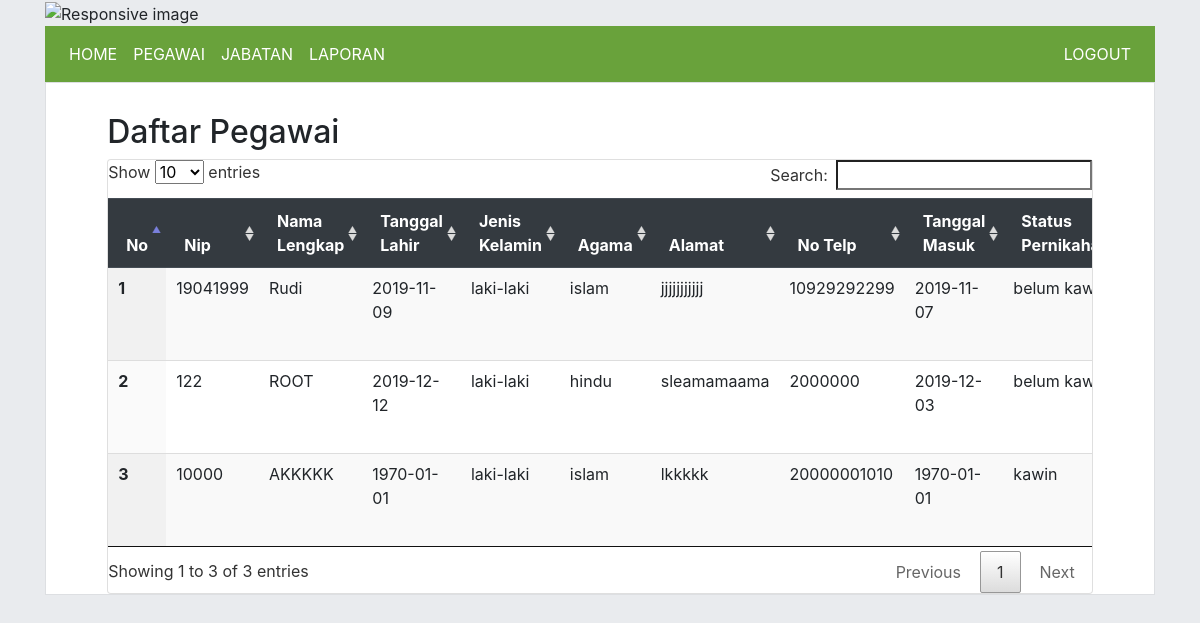
The app's page /backend/tampil_pegawai.php (signed in) with its own data.
### tables this page shows
CREATE TABLE `pegawai` (
  `id` int(11) NOT NULL,
  `nip` varchar(20) NOT NULL,
  `nama_lengkap` varchar(30) NOT NULL,
  `tanggal_lahir` date NOT NULL,
  `jenis_kelamin` varchar(10) NOT NULL,
  `agama` varchar(8) NOT NULL,
  `alamat` text NOT NULL,
  `no_tlp` varchar(14) NOT NULL,
  `tanggal_masuk` date NOT NULL,
  `status_pernikahan` varchar(10) NOT NULL,
  `status_kerja` varchar(50) NOT NULL,
  `jabatan_id` int(11) NOT NULL,
  `gajih_pokok` int(50) NOT NULL,
  `tanggal_pengambilan` date NOT NULL,
  `tunjangan` int(50) NOT NULL
);

### backend/model/proses.php (called while the page is built, shortened)
<?php
    $host = "localhost";
    $username = "root";
    $password = "";
    $db ="penggajian";
    $con = mysqli_connect($host,$username,$password,$db);
    function read($query){
        global $con;
        $rows=[];
        $result = mysqli_query($con,$query);
        if(mysqli_num_rows($result) > 0 ){
            while($row = mysqli_fetch_row($result)){
                $rows[]=$row;
            }
        }
        return $rows;
    }
?>

### backend/tampil_pegawai.php (the view, shortened to what this page needs)
<?php
    include "model/proses.php";
    $data = read("SELECT * FROM `pegawai` INNER JOIN jabatan on pegawai.jabatan_id = jabatan.id");
    include "header.php";
?>
<div class="container">
    <div class="container-fluid home-bg">
        <div class="row justify-content-center">
            <div class="col-md-11">
                <h2>Daftar Pegawai</h2>
                <div class="card">
                    <table class="table table-responsive display" id="pegawai">
                        <thead class="thead-dark">
                            <tr>
                                <th scope="col">No</th>
                                <th scope="col">Nip</th>
                                <th scope="col">Nama Lengkap</th>
                                <th scope="col">Tanggal Lahir</th>
                                <th scope="col">Jenis Kelamin</th>
                                <th scope="col">Agama</th>
                                <th scope="col">Alamat</th>
                                <th scope="col">No Telp</th>
                                <th scope="col">Tanggal Masuk</th>
                                <th scope="col">Status Pernikahan</th>
                            </tr>
                        </thead>
                        <tbody>
                            <?php
                                    $no=1;
                                    foreach ($data as $d) { ?>
                            <tr>
                                <th scope="row"><?=$no ?></th>
                                <td><?=$d[1]?></td>
                                <td><?=$d[2]?></td>
                                <td><?=$d[3]?></td>
                                <td><?=$d[4]?></td>
                                <td><?=$d[5]?></td>
                                <td><?=$d[6]?></td>
                                <td><?=$d[7]?></td>
                                <td><?=$d[8]?></td>
                                <td><?=$d[9]?></td>
                            </tr>
                            <?php
                            $no++;
                            }
                            ?>
                        </tbody>
                    </table>
                </div>
            </div>
        </div>
    </div>
</div>
<?php include "footer.php" ?>

### backend/header.php (shortened to what this page needs)
<!doctype html>
<html lang="en">
  <head>
    <link rel="stylesheet" href="asset/css/bootstrap.css">
    <link rel="stylesheet" href="asset/css/app.css">
  <link rel="stylesheet" href="asset/datatables/DataTables/css/jquery.dataTables.min.css">
  <link rel="stylesheet" type="text/css" href="asset/print.min.css">
  </head>
  <body>
  <?php include "nav.php" ?>

### backend/nav.php (shortened to what this page needs)
<div class="container">
  <img src="asset/image/header2.jpg" class="img-fluid" alt="Responsive image">
  <nav class="navbar navbar-expand-sm">
    <ul class="navbar-nav mr-auto">
      <li class="nav-item">
        <a class="nav-link" href="index.php">HOME</a>
      </li>
      <li class="nav-item dropdown">
        <a class="nav-link" href="#" id="navbarDropdown" role="button" data-toggle="dropdown" aria-haspopup="true" aria-expanded="false">PEGAWAI</a>
      </li>
      <li class="nav-item">
        <a class="nav-link" href="jabatan.php">JABATAN</a>
      </li>
      <li class="nav-item dropdown">
        <a class="nav-link" href="#" id="navbarDropdown" role="button" data-toggle="dropdown" aria-haspopup="true" aria-expanded="false">LAPORAN</a>
      </li>
    </ul>
    <ul class="navbar-nav float-right">
      <li class="nav-item">
        <a class="nav-link" href="logout.php">LOGOUT</a>
      </li>
    </ul>
  </nav>
</div>

### backend/footer.php (shortened to what this page needs)
  </body>
</html>

### backend/asset/css/app.css (style rules this page uses)
html,body { background-color: #e9ebee; }
a.nav-link { color: #fff; }
.home-bg { background-color: #fff; padding-top: 30px; border: 1px solid #dddfe2; }
nav.navbar.navbar-expand-sm { background-color: #69a23b; }

### records on screen
pegawai: nip "19041999", nama_lengkap "Rudi", tanggal_lahir "2019-11-09", jenis_kelamin "laki-laki", agama "islam", alamat "jjjjjjjjjjj", no_tlp "10929292299", tanggal_masuk "2019-11-07", status_pernikahan "belum…"
pegawai: nip "122", nama_lengkap "ROOT", tanggal_lahir "2019-12-12", jenis_kelamin "laki-laki", agama "hindu", alamat "sleamamaama", no_tlp "2000000", tanggal_masuk "2019-12-03", status_pernikahan "belum…"
pegawai: nip "10000", nama_lengkap "AKKKKK", tanggal_lahir "1970-01-01", jenis_kelamin "laki-laki", agama "islam", alamat "lkkkkk", no_tlp "20000001010", tanggal_masuk "1970-01-01", status_pernikahan "kawin"
